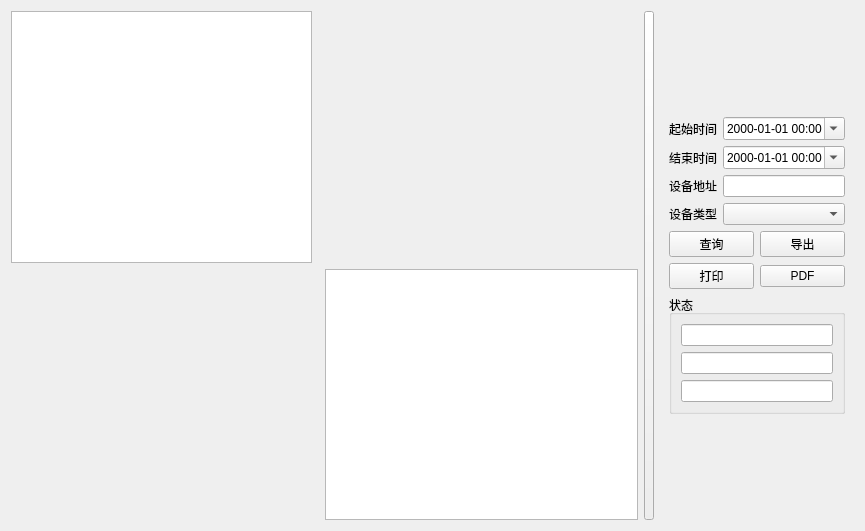
<?xml version="1.0" encoding="UTF-8"?>
<ui version="4.0">
 <class>HistoryAnalysisForm</class>
 <widget class="QWidget" name="HistoryAnalysisForm">
  <property name="geometry">
   <rect>
    <x>0</x>
    <y>0</y>
    <width>865</width>
    <height>531</height>
   </rect>
  </property>
  <property name="windowTitle">
   <string>analysis&amp;statistics</string>
  </property>
  <layout class="QHBoxLayout" name="horizontalLayout_central" stretch="4,1">
   <item>
    <layout class="QVBoxLayout" name="verticalLayout_2">
     <item>
      <layout class="QHBoxLayout" name="horizontalLayout_2">
       <item>
        <layout class="QHBoxLayout" name="horizontalLayout_5">
         <item>
          <widget class="QTextBrowser" name="textBrowser"/>
         </item>
        </layout>
       </item>
       <item>
        <layout class="QHBoxLayout" name="horizontalLayout_6">
         <item>
          <widget class="QCustomPlot" name="widget_customPlot" native="true">
           <property name="sizePolicy">
            <sizepolicy hsizetype="Expanding" vsizetype="Expanding">
             <horstretch>0</horstretch>
             <verstretch>0</verstretch>
            </sizepolicy>
           </property>
          </widget>
         </item>
        </layout>
       </item>
       <item>
        <spacer name="verticalSpacer_3">
         <property name="orientation">
          <enum>Qt::Vertical</enum>
         </property>
         <property name="sizeHint" stdset="0">
          <size>
           <width>20</width>
           <height>40</height>
          </size>
         </property>
        </spacer>
       </item>
      </layout>
     </item>
     <item>
      <layout class="QHBoxLayout" name="horizontalLayout_3">
       <item>
        <layout class="QHBoxLayout" name="horizontalLayout">
         <item>
          <spacer name="horizontalSpacer_2">
           <property name="orientation">
            <enum>Qt::Horizontal</enum>
           </property>
           <property name="sizeHint" stdset="0">
            <size>
             <width>40</width>
             <height>20</height>
            </size>
           </property>
          </spacer>
         </item>
        </layout>
       </item>
       <item>
        <layout class="QHBoxLayout" name="horizontalLayout_4">
         <item>
          <widget class="QTableWidget" name="tableWidget_deviceStatisInfo"/>
         </item>
        </layout>
       </item>
      </layout>
     </item>
    </layout>
   </item>
   <item>
    <layout class="QHBoxLayout" name="horizontalLayout_right">
     <item>
      <widget class="QPushButton" name="pushButton">
       <property name="sizePolicy">
        <sizepolicy hsizetype="Fixed" vsizetype="Expanding">
         <horstretch>0</horstretch>
         <verstretch>0</verstretch>
        </sizepolicy>
       </property>
       <property name="minimumSize">
        <size>
         <width>10</width>
         <height>0</height>
        </size>
       </property>
       <property name="maximumSize">
        <size>
         <width>10</width>
         <height>16777215</height>
        </size>
       </property>
       <property name="text">
        <string/>
       </property>
      </widget>
     </item>
     <item>
      <widget class="QWidget" name="widget_condition" native="true">
       <layout class="QVBoxLayout" name="verticalLayout_filter">
        <item>
         <spacer name="verticalSpacer">
          <property name="orientation">
           <enum>Qt::Vertical</enum>
          </property>
          <property name="sizeHint" stdset="0">
           <size>
            <width>20</width>
            <height>40</height>
           </size>
          </property>
         </spacer>
        </item>
        <item>
         <layout class="QGridLayout" name="gridLayout_condition">
          <item row="0" column="1">
           <widget class="QDateTimeEdit" name="dateTimeEdit_startTime">
            <property name="displayFormat">
             <string>yyyy-MM-dd HH:mm</string>
            </property>
            <property name="calendarPopup">
             <bool>true</bool>
            </property>
           </widget>
          </item>
          <item row="1" column="0">
           <widget class="QLabel" name="label_2">
            <property name="text">
             <string>结束时间</string>
            </property>
           </widget>
          </item>
          <item row="1" column="1">
           <widget class="QDateTimeEdit" name="dateTimeEdit_endTime">
            <property name="displayFormat">
             <string>yyyy-MM-dd HH:mm</string>
            </property>
            <property name="calendarPopup">
             <bool>true</bool>
            </property>
           </widget>
          </item>
          <item row="0" column="0">
           <widget class="QLabel" name="label">
            <property name="text">
             <string>起始时间</string>
            </property>
           </widget>
          </item>
          <item row="2" column="1">
           <widget class="QLineEdit" name="lineEdit_address"/>
          </item>
          <item row="2" column="0">
           <widget class="QLabel" name="label_3">
            <property name="text">
             <string>设备地址</string>
            </property>
           </widget>
          </item>
          <item row="3" column="0">
           <widget class="QLabel" name="label_4">
            <property name="text">
             <string>设备类型</string>
            </property>
           </widget>
          </item>
          <item row="3" column="1">
           <widget class="QComboBox" name="comboBox_deviceType"/>
          </item>
         </layout>
        </item>
        <item>
         <layout class="QGridLayout" name="gridLayout_button">
          <item row="0" column="0">
           <widget class="QPushButton" name="pushButton_query">
            <property name="text">
             <string>查询</string>
            </property>
           </widget>
          </item>
          <item row="0" column="1">
           <widget class="QPushButton" name="pushButton_export">
            <property name="text">
             <string>导出</string>
            </property>
           </widget>
          </item>
          <item row="1" column="0">
           <widget class="QPushButton" name="pushButton_print">
            <property name="text">
             <string>打印</string>
            </property>
           </widget>
          </item>
          <item row="1" column="1">
           <widget class="QPushButton" name="pushButton_pdf">
            <property name="text">
             <string>PDF</string>
            </property>
           </widget>
          </item>
         </layout>
        </item>
        <item>
         <widget class="QGroupBox" name="groupBox_status">
          <property name="title">
           <string>状态</string>
          </property>
          <layout class="QVBoxLayout" name="verticalLayout">
           <item>
            <widget class="QLineEdit" name="lineEdit_cosumeTime"/>
           </item>
           <item>
            <widget class="QLineEdit" name="lineEdit_documentCount"/>
           </item>
           <item>
            <widget class="QLineEdit" name="lineEdit_3"/>
           </item>
          </layout>
         </widget>
        </item>
        <item>
         <spacer name="verticalSpacer_2">
          <property name="orientation">
           <enum>Qt::Vertical</enum>
          </property>
          <property name="sizeHint" stdset="0">
           <size>
            <width>20</width>
            <height>40</height>
           </size>
          </property>
         </spacer>
        </item>
       </layout>
      </widget>
     </item>
    </layout>
   </item>
  </layout>
 </widget>
 <customwidgets>
  <customwidget>
   <class>QCustomPlot</class>
   <extends>QWidget</extends>
   <header location="global">qcustomplot.h</header>
   <container>1</container>
  </customwidget>
 </customwidgets>
 <resources/>
 <connections/>
</ui>
